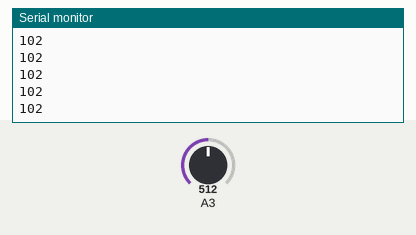
Simulated run of this sketch. Board: Arduino Nano 33 IoT. On the bench: the last lines printed to the serial monitor. Inputs (shaded band) come from the test bench; at power-on: A3 = 512. Nothing arrives over Bluetooth unless stated; a phone connects over Bluetooth LE 3 s after start.

Above: at 4.2 s.
4.3 s: A3 set to 716
At 4.31 s:
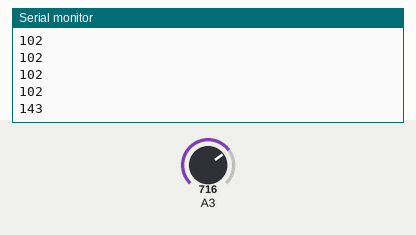
5.8 s: A3 set to 900
At 5.82 s:
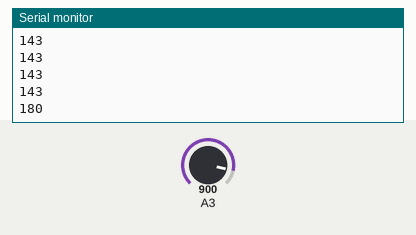
Timing chart, 0 to 8.8 s (numbered marks = the images above; inputs shaded):
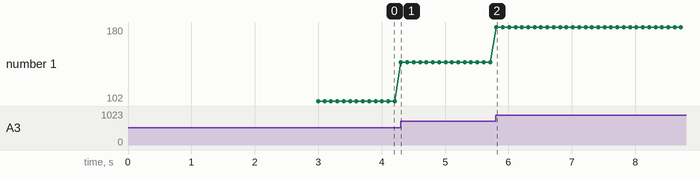

The sketch:

get_bluetooth_work.ino
```cpp
#include <ArduinoBLE.h>

BLEService fitness_service("e267751a-ae76-11eb-8529-0242ac130003");

BLEIntCharacteristic exercise("2A19", BLERead | BLENotify);
BLEByteCharacteristic start("19b10012-e8f2-537e-4f6c-d104768a1214", BLERead | BLEWrite);
BLEByteCharacteristic pause("6995b940-b6f4-11eb-8529-0242ac130003", BLERead | BLEWrite);
// BLEByteCharacteristic mode("6995b940-b6f4-11eb-8529-0242ac130004", BLERead | BLEWrite); // 0 voltage, 1 steps

BLEDevice central;


bool startCounting = true;
int sensoroutput = 3; // the analog pin connected to the sensor
int idleThreshold = 100;
int numSteps = 0;
bool startStep = false;
int currMode = 0;

/**
* @brief      Arduino setup function
*/
void setup()
{

  //Connect to bluetooth
  if (!BLE.begin()) {
    while (1);
  }

  BLE.setLocalName("Talaria");
  BLE.setAdvertisedService(fitness_service);

  start.setValue(0);
  pause.setValue(0);
  // mode.setValue(0);

  fitness_service.addCharacteristic(exercise);
  fitness_service.addCharacteristic(start);
  fitness_service.addCharacteristic(pause);
  // fitness_service.addCharacteristic(mode);

  BLE.addService(fitness_service);

  BLE.advertise();

  while(1) {
    central = BLE.central();
    if (central) {
      digitalWrite(LED_BUILTIN, HIGH);
      break;
    }
  }

    pinMode(sensoroutput, INPUT);   // this function is used to declare led connected pin as output


}


void loop()
{
    if (central.connected())
    {
      start.read();
      pause.read();
      // mode.read();
    }
    if (start.value())
    {
      startCounting = true;
      startStep = false;
      numSteps = 0;
      start.setValue(0);
    }
    if(pause.value())
    {
      startCounting = false;
      startStep = false;
      numSteps = 0;
      numSteps = 0;
      pause.setValue(0);
    }
    // currMode = mode.value();

    if(true) {
      int value = analogRead(sensoroutput)/5;  // function to read analog voltage from sensor
      Serial.println(value);
      // if (value >= idleThreshold && !startStep) {
      //   startStep = true;
      // } else if (value < idleThreshold && startStep) {
      //   startStep = false;
      //   numSteps++;
      // }

      // if (currMode == 0) { // voltage
        if (central.connected())
          exercise.writeValue(value);
      // } else {
      //   if (central.connected())
      //     exercise.writeValue(numSteps);
      // }
      delay(100);
    }
}
```

Measured:
- after the input at 4.3 s, the serial monitor: prints a new line at once (image 1)
- after the input at 5.8 s, the serial monitor: prints a new line at once (image 2)
- plotted number 1: 102 → 143 after the input at 4.3 s, 143 → 180 after the input at 5.8 s
